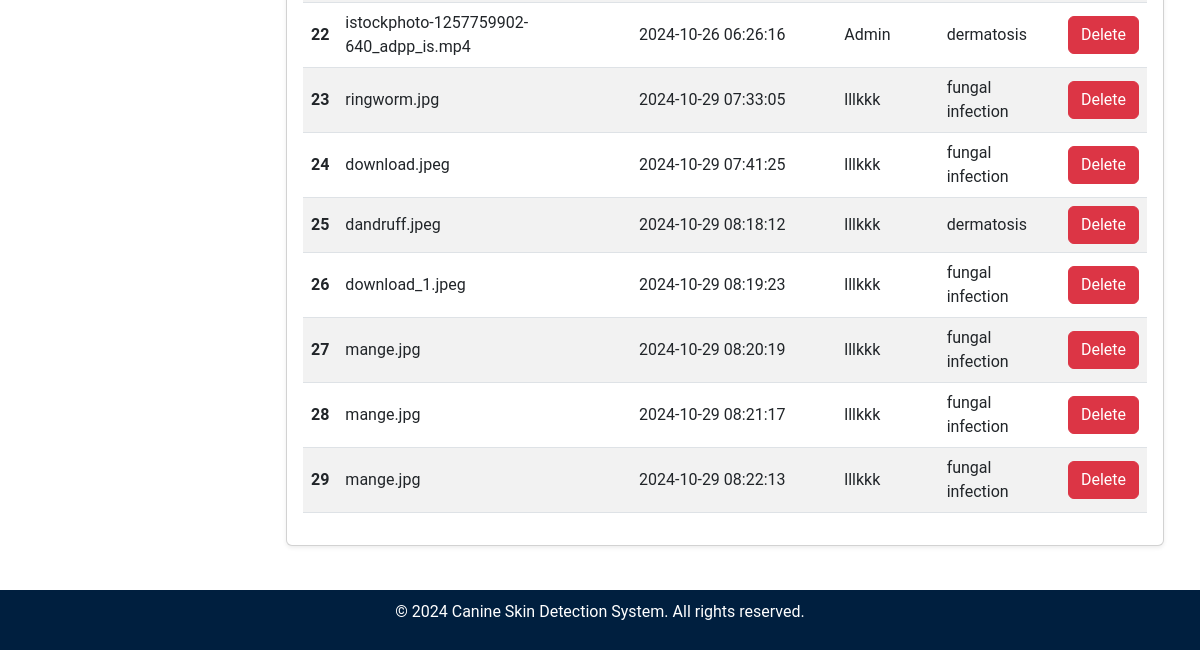
The app's page /admin/upload_logs (lower part), older data.
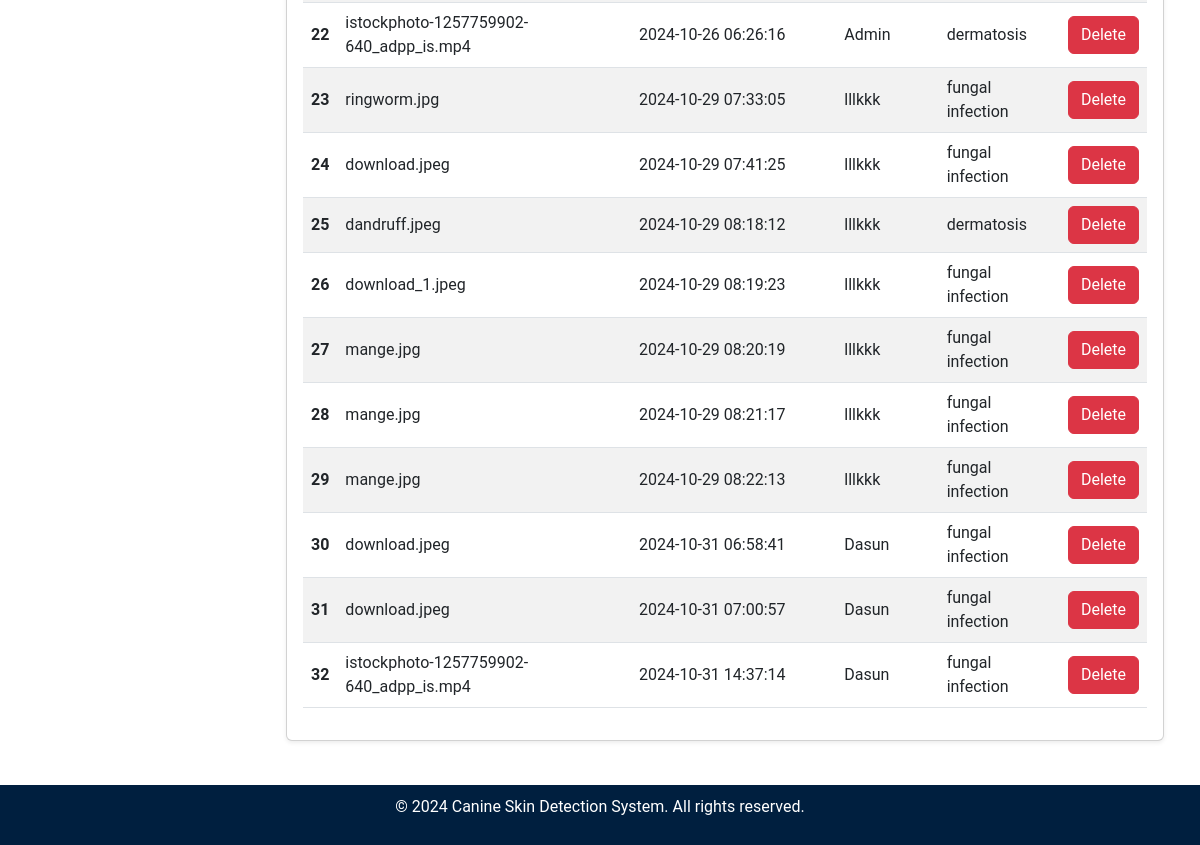
The same page, newer data.
### tables this page shows
CREATE TABLE uploads (
    id INTEGER PRIMARY KEY AUTOINCREMENT,
    filename TEXT NOT NULL,
    upload_date TIMESTAMP DEFAULT CURRENT_TIMESTAMP,
    file_type TEXT NOT NULL,
    result TEXT NOT NULL,  -- Add a column for storing the result (disease name)
    username TEXT NOT NULL  -- Store the username instead of user_id
);

### admin.py (the view)
@admin.route('/upload_logs')
def upload_logs():
    conn = get_db_connection()
    uploads = conn.execute('SELECT * FROM uploads').fetchall()
    conn.close()
    return render_template('admin/upload_logs.html', uploads=uploads)

### db.py (called while the page is built)
def get_db_connection():
    conn = sqlite3.connect('site.db')
    conn.row_factory = sqlite3.Row  # Allows accessing rows as dictionaries
    return conn

### templates/admin/upload_logs.html (shortened to what this page needs)
<!DOCTYPE html>
<html lang="en">
<head>
    <link href="https://cdn.jsdelivr.net/npm/bootstrap@5.3.0-alpha1/dist/css/bootstrap.min.css" rel="stylesheet">
    <link rel="stylesheet" href="{{ url_for('static', filename='css/admin_styles.css') }}">
    <link href="https://cdnjs.cloudflare.com/ajax/libs/bootstrap-icons/1.8.1/font/bootstrap-icons.min.css" rel="stylesheet">
</head>
<body>
    <div class="content p-4">
        <div class="container-fluid">
            <div class="card shadow-sm mt-4">
                <div class="card-body">
                    {% if uploads %}
                    <table class="table table-hover table-striped align-middle">
                        <tbody>
                            {% for upload in uploads %}
                            <tr>
                                <th scope="row">{{ upload.id }}</th>
                                <td>{{ upload.filename }}</td>
                                <td>{{ upload.upload_date }}</td>
                                <td>{{ upload.username }}</td>
                                <td>{{ upload.result }}</td>
                                <td>
                                    <form action="{{ url_for('admin.delete_log', upload_id=upload.id) }}" method="POST" onsubmit="return confirm('Are you sure you want to delete this upload?');">
                                        <button type="submit" class="btn btn-danger">Delete</button>
                                    </form>
                                </td>
                            </tr>
                            {% endfor %}
                        </tbody>
                    </table>
                    {% else %}
                        <p class="text-center">No logs found for the selected filters.</p>
                    {% endif %}
                </div>
            </div>
        </div>
    </div>
    {% include 'partials/footer_admin.html' %}
</body>
</html>

Row changes from the older to the newer data that the page shows:
added uploads: id "30", filename "download.jpeg", upload_date "2024-10-31 06:58:41", username "Dasun", result "fungal infection"
added uploads: id "31", filename "download.jpeg", upload_date "2024-10-31 07:00:57", username "Dasun", result "fungal infection"
added uploads: id "32", filename "istockphoto-1257759902-640_adpp_is.mp4", upload_date "2024-10-31 14:37:14", username "Dasun", result "fungal infection"
